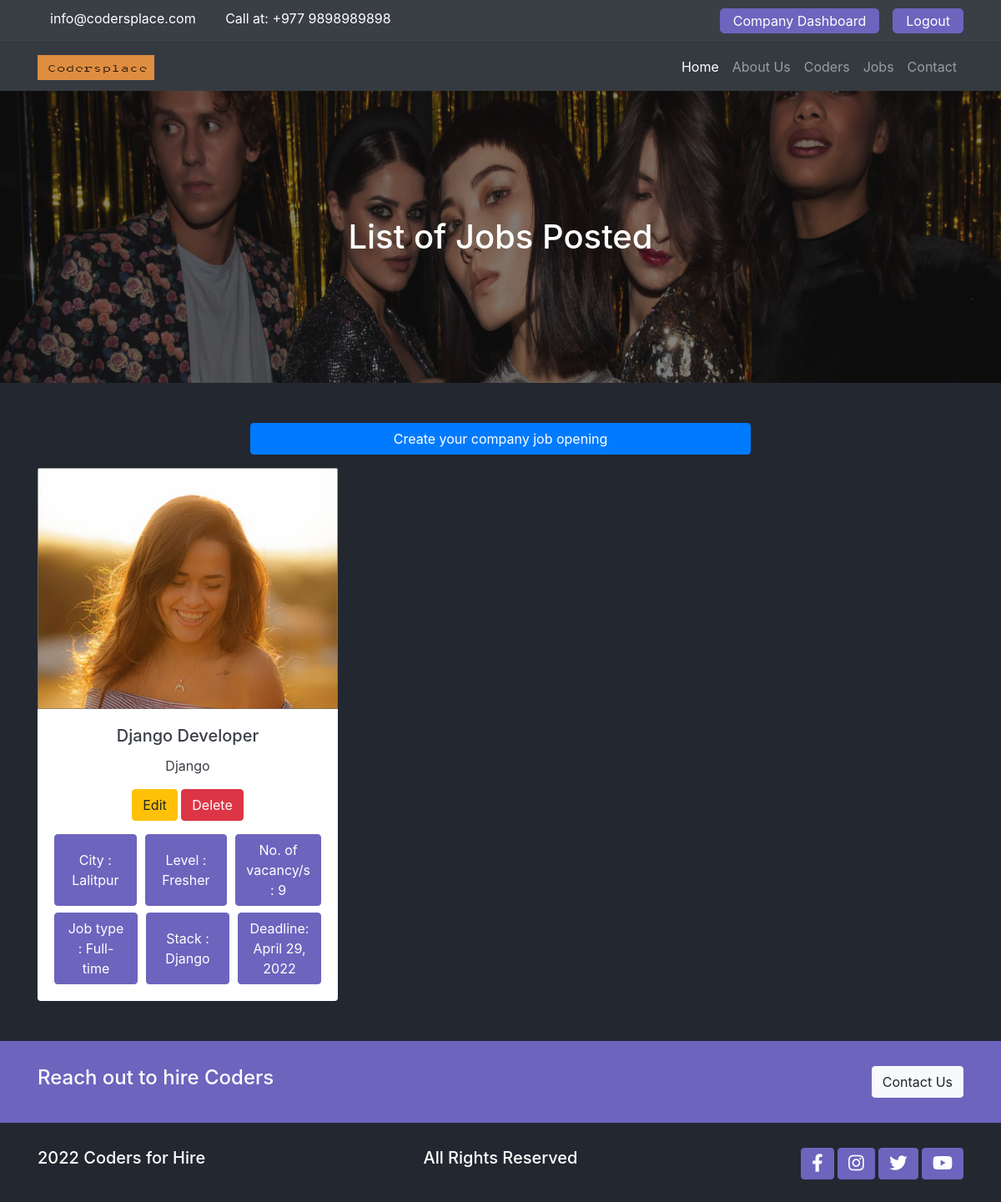
The page /accounts/company-dashboard/ (signed in) on the database as committed earlier.
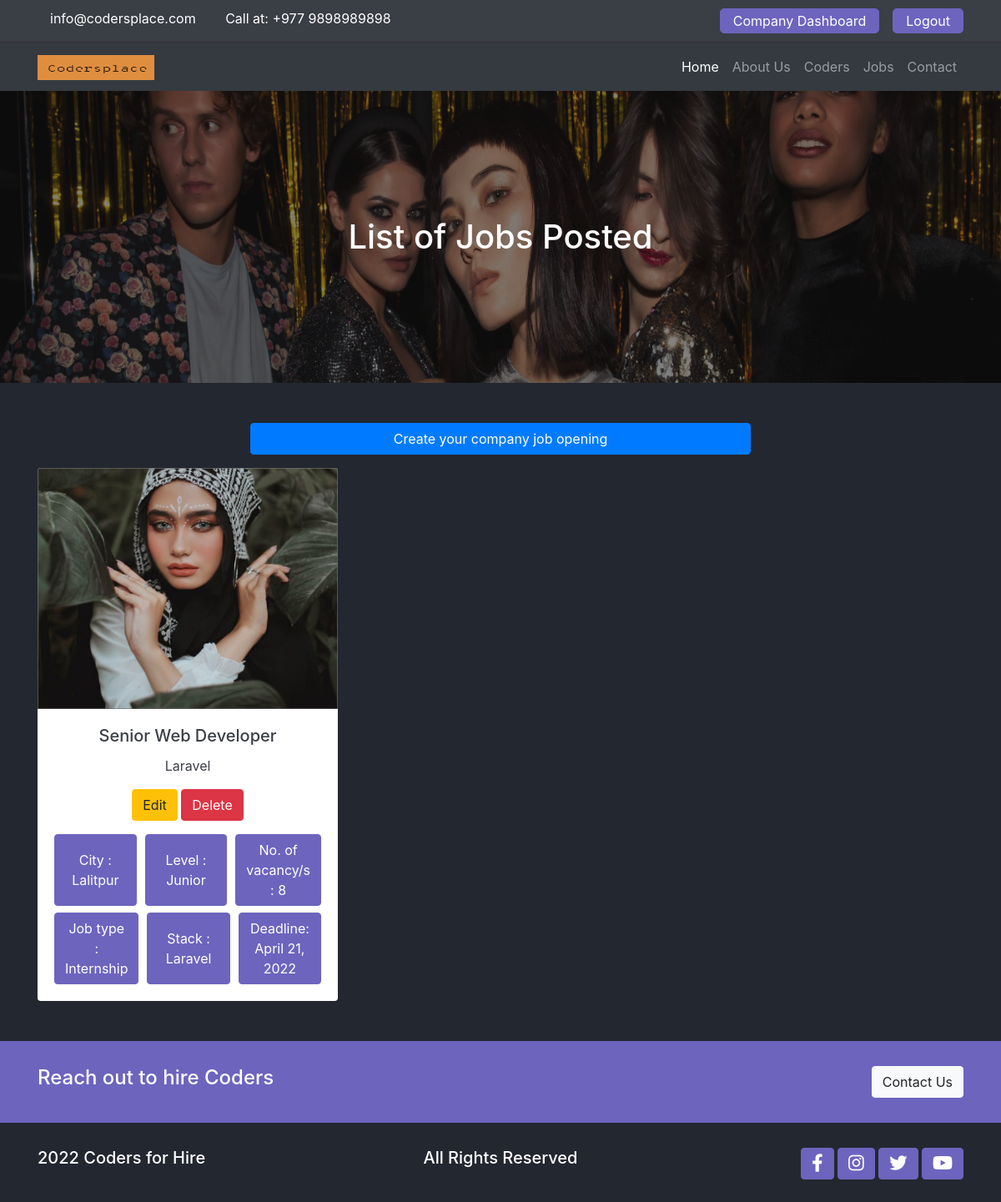
The same page on the database as committed later.
### jobs/models.py (models this page shows, shortened)
class Job(models.Model):
    level_choices = (
        ('Fresher', 'Fresher'),
        ('Junior', 'Junior'),
        ('Mid-level', 'Mid-level'),
        ('Senior', 'Senior'),
    )
    job_choices = (
        ('Part-time', 'Part-time'),
        ('Full-time', 'Full-time'),
        ('Remote-work', 'Remote-work'),
        ('Internship', 'Internship'),
    )
    developer_choices = (
        ('.NET', '.NET'),
        ('React', 'React'),
        ('Nodejs', 'Nodejs'),
        ('PHP', 'PHP'),
        ('Laravel', 'Laravel'),
        ('Angular', 'Angular'),
        ('Django', 'Django'),
    )
    user = models.ForeignKey(User,on_delete=models.SET_NULL,null=True)
    title = models.CharField(max_length=255, null=True)
    company_name = models.CharField(max_length=255)
    company_email = models.EmailField()
    company_phone = models.CharField(max_length=10)
    company_location = models.CharField(max_length=255)
    photo = models.ImageField(upload_to='media/companies/')
    job_type = models.CharField(max_length=255, choices=job_choices)
    level_type = models.CharField(max_length=255, choices=level_choices)
    developer_type = models.CharField(
        max_length=255, choices=developer_choices)
    no_of_vacancies = models.PositiveIntegerField()
    deadline = models.DateField()
    skills = models.CharField(max_length=255, blank=True, null=True)
    salary = models.CharField(max_length=20)
    description = RichTextField()
    created_date = models.DateField(null=True, blank=True)

### accounts/views.py (the view)
# urls.py: path('company-dashboard/', views.company_dashboard, name="company_dashboard"),
@login_required(login_url='login')
def company_dashboard(request):
    user_id = request.user.id
    jobs = Job.objects.filter(user__id=user_id)
    data = {
        'jobs': jobs,
    }
    return render(request, 'accounts/company/job-list.html', data)

### templates/accounts/company/job-list.html (shortened to what this page needs)
{% extends 'base.html' %} {% load static %} {% block content %}
<main class="jobs-page">
	<div class="banner">
		<img
			src="{% static './assets/images/bg-banner.png' %}"
			alt=""
			class="img-fluid w-100"
		/>
		<h1 class="text-center">List of Jobs Posted</h1>
	</div>
	<a
		class="btn btn-primary mt-5 mx-auto col-md-6 d-flex justify-content-center align-items-center"
		href="{% url 'job_create' %}"
		>Create your company job opening</a
	>
	<section class="container mt-3 grid">
		{% for job in jobs %}
		<div class="card border-0 text-center">
			<div class="feature-text">
				<a href="{% url 'job_detail' job.id %}">
					<img
						src="{{ job.photo.url }}"
						class="card-img-top"
						alt="team-member"
					/>
				</a>
			</div>
			<div class="card-body">
				<h5 class="card-title">{{ job.title }}</h5>
				<p class="card-text">{{ job.developer_type }}</p>
				<a class="btn btn-warning mb-2" href="{% url 'job_update' job.id%}"
					>Edit</a
				>
				<a class="btn btn-danger mb-2" href="{% url 'job_delete' job.id %}"
					>Delete</a
				>
				<div class="person-description mt-2">
					<button class="btn btn-accent">
						City : {{job.company_location}}
					</button>
					<button class="btn btn-accent">Level : {{job.level_type}}</button>
					<button class="btn btn-accent">
						No. of vacancy/s : {{job.no_of_vacancies}}
					</button>
				</div>
				<div class="person-description mt-2">
					<button class="btn btn-accent">Job type : {{job.job_type}}</button>
					<button class="btn btn-accent">Stack : {{job.developer_type}}</button>
					<button class="btn btn-accent">Deadline: {{job.deadline}}</button>
				</div>
			</div>
		</div>
		{% endfor %}
	</section>
</main>
{% endblock %}

Rows that differ between the two databases and show on the page:
removed Job: photo (picture), title "Django Developer", developer_type "Django", company_location "Lalitpur", level_type "Fresher", no_of_vacancies "9", job_type "Full-time", deadline "April 29, 2022"
added Job: photo (picture), title "Senior Web Developer", developer_type "Laravel", company_location "Lalitpur", level_type "Junior", no_of_vacancies "8", job_type "Internship", deadline "April 21, 2022"
